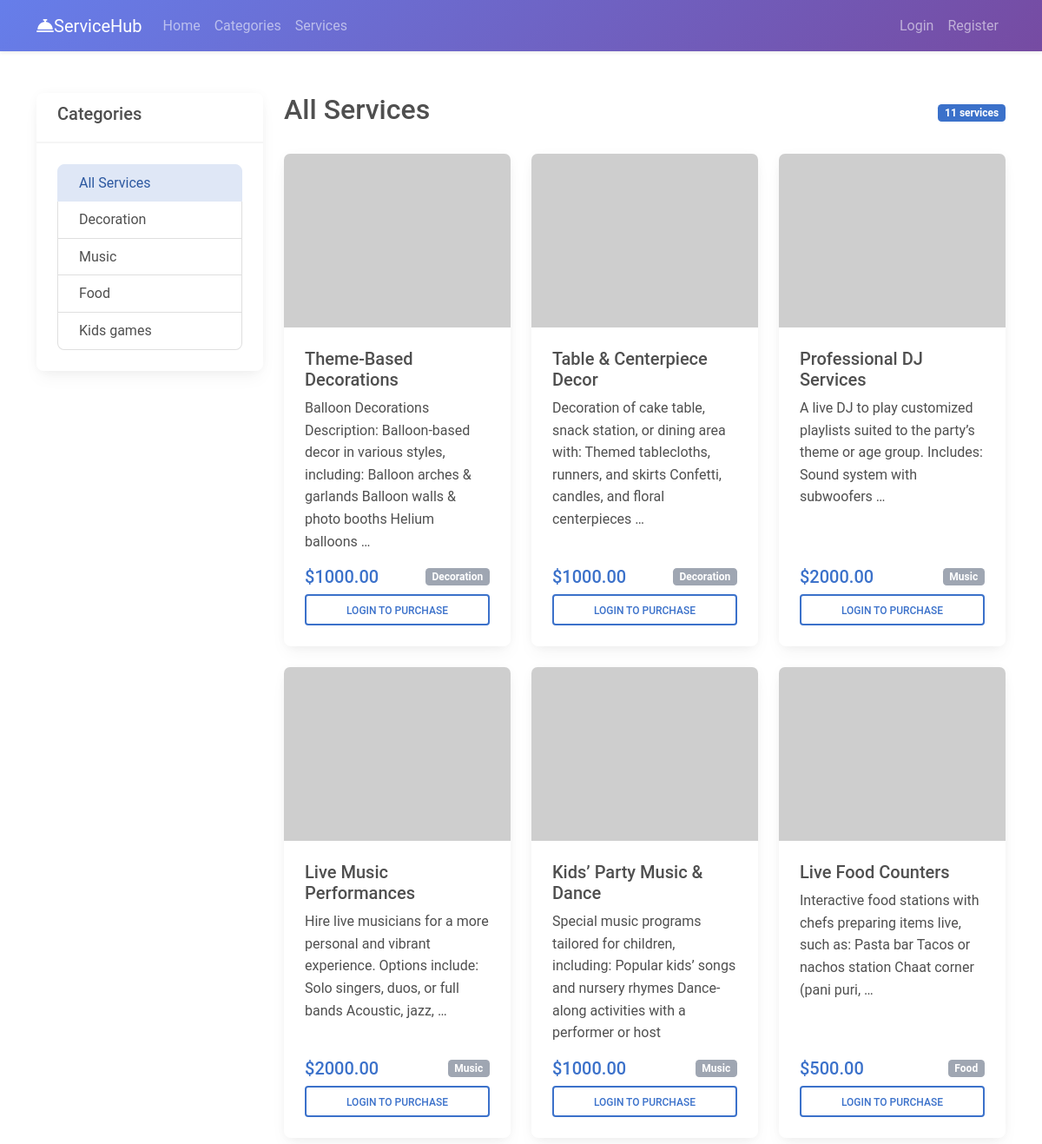
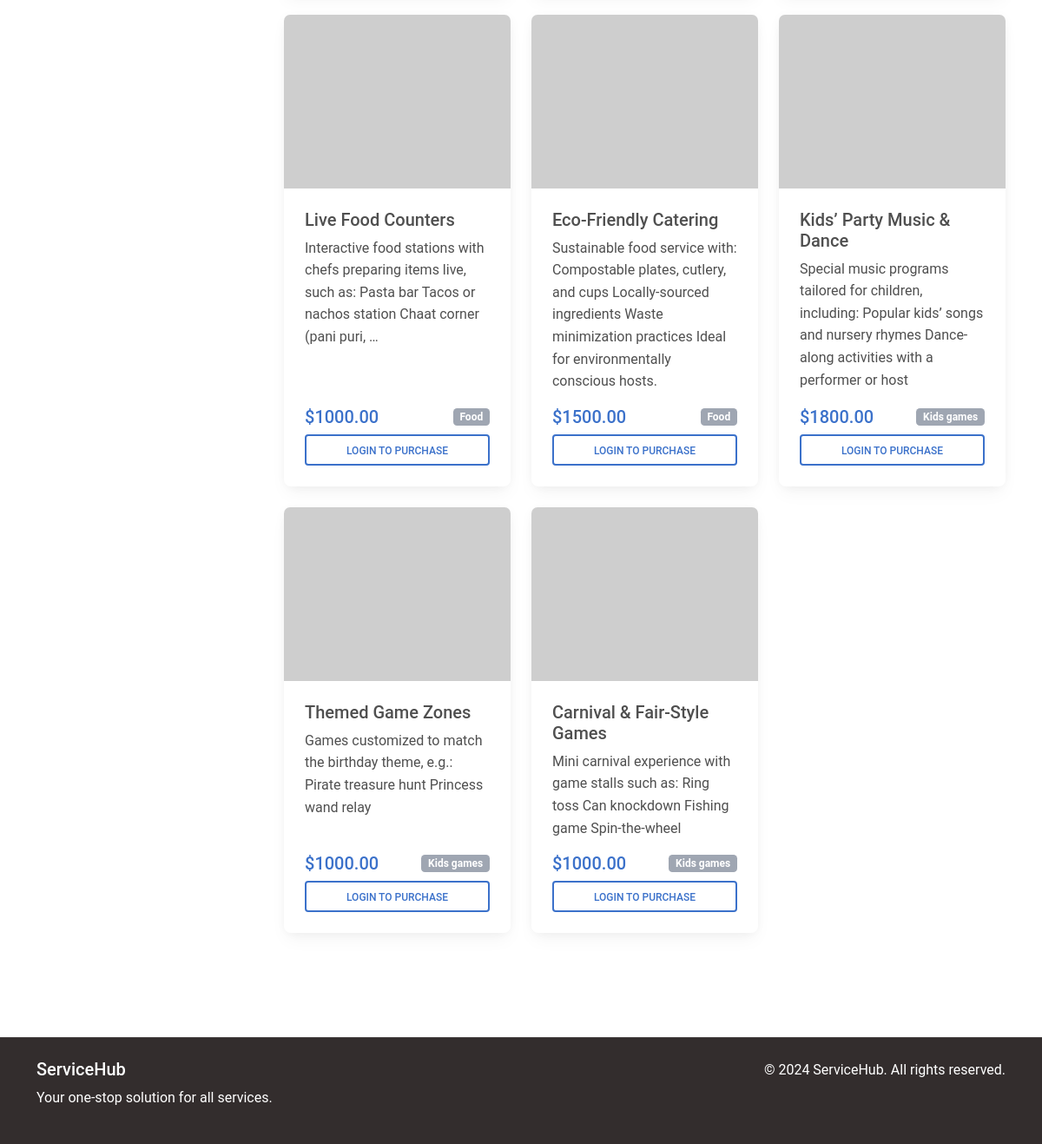
Page /services/ on the committed database (2 pictures, top to bottom).
### service_app/models.py (models this page shows, shortened)
class Category(models.Model):
    title = models.CharField(max_length=200)
    slug = models.SlugField(unique=True, max_length=200)
    description = models.TextField()
    created_at = models.DateTimeField(auto_now_add=True)
    image = models.ImageField(upload_to='categories/', blank=True, null=True)
    class Meta:
        verbose_name_plural = "Categories"

class Service(models.Model):
    STATUS_CHOICES = [
        ('active', 'Active'),
        ('inactive', 'Inactive'),
    ]
    category = models.ForeignKey(Category, on_delete=models.CASCADE, related_name='services')
    title = models.CharField(max_length=200)
    description = models.TextField()
    price = models.DecimalField(max_digits=10, decimal_places=2, validators=[MinValueValidator(0)])
    status = models.CharField(max_length=10, choices=STATUS_CHOICES, default='active')
    image = models.ImageField(upload_to='services/', blank=True, null=True)
    created_at = models.DateTimeField(auto_now_add=True)

### service_app/views.py (the view)
# urls.py: path('services/', views.service_list, name='service_list'),
def service_list(request, category_slug=None):
    if category_slug:
        category = get_object_or_404(Category, slug=category_slug)
        services = Service.objects.filter(category=category, status='active')
    else:
        category = None
        services = Service.objects.filter(status='active')
    categories = Category.objects.all()  # For sidebar/filter
    return render(request, 'services.html', {
        'services': services,
        'category': category,
        'categories': categories
    })

### service_app/context_processors.py (called while the page is built)
def cart_count(request):
    if request.user.is_authenticated:
        cart_items_count = Cart.objects.filter(user=request.user).count()
    else:
        cart_items_count = 0
    return {'cart_items_count': cart_items_count}

### templates/services.html (shortened to what this page needs)
{% extends 'base.html' %}
{% block content %}
<div class="container py-5 animate-fade-in">
    <div class="row">
        <div class="col-lg-3 mb-4">
            <div class="card">
                <div class="card-header">
                    <h5>Categories</h5>
                </div>
                <div class="card-body">
                    <div class="list-group">
                        <a href="{% url 'service_list' %}"
                           class="list-group-item list-group-item-action {% if not category %}active{% endif %}">
                            All Services
                        </a>
                        {% for cat in categories %}
                        <a href="{% url 'service_list_by_category' cat.slug %}"
                           class="list-group-item list-group-item-action {% if category and category.id == cat.id %}active{% endif %}">
                            {{ cat.title }}
                        </a>
                        {% endfor %}
                    </div>
                </div>
            </div>
        </div>
        <div class="col-lg-9">
            <div class="d-flex justify-content-between align-items-center mb-4">
                <h2>
                    {% if category %}
                        {{ category.title }} Services
                    {% else %}
                        All Services
                    {% endif %}
                </h2>
                <span class="badge bg-primary">{{ services.count }} services</span>
            </div>
            <div class="row">
                {% for service in services %}
                <div class="col-lg-4 col-md-6 mb-4">
                    <div class="card service-card h-100">
                        {% if service.image %}
                        <img src="{{ service.image.url }}" class="card-img-top" alt="{{ service.title }}" style="height: 200px; object-fit: cover;">
                        {% else %}
                        <img src="https://via.placeholder.com/300x200" class="card-img-top" alt="{{ service.title }}" style="height: 200px; object-fit: cover;">
                        {% endif %}
                        <div class="card-body d-flex flex-column">
                            <h5 class="card-title">{{ service.title }}</h5>
                            <p class="card-text flex-grow-1">{{ service.description|truncatewords:20 }}</p>
                            <div class="mt-auto">
                                <div class="d-flex justify-content-between align-items-center mb-2">
                                    <span class="h5 text-primary mb-0">${{ service.price }}</span>
                                    <span class="badge bg-secondary">{{ service.category.title }}</span>
                                </div>
                                {% if user.is_authenticated %}
                                <a href="{% url 'add_to_cart' service.id %}" class="btn btn-primary w-100">
                                    <i class="fas fa-cart-plus"></i> Add to Cart
                                </a>
                                {% else %}
                                <a href="{% url 'login' %}" class="btn btn-outline-primary w-100">
                                    Login to Purchase
                                </a>
                                {% endif %}
                            </div>
                        </div>
                    </div>
                </div>
                {% endfor %}
            </div>
        </div>
    </div>
</div>
{% endblock %}

### templates/base.html (shortened to what this page needs)
<!DOCTYPE html>
{% load static %}
<html lang="en">
<head>
    <link href="https://cdnjs.cloudflare.com/ajax/libs/mdb-ui-kit/6.4.0/mdb.min.css" rel="stylesheet">
    <link href="{% static 'css/styles.css' %}" rel="stylesheet">
    <link href="https://cdnjs.cloudflare.com/ajax/libs/font-awesome/6.0.0/css/all.min.css" rel="stylesheet">
</head>
<body>
    <nav class="navbar navbar-expand-lg navbar-dark gradient-custom shadow-sm sticky-top animate-fade-in">
        <div class="container">
            <a class="navbar-brand" href="{% url 'home' %}">
                <i class="fas fa-concierge-bell"></i> ServiceHub
            </a>
            <div class="collapse navbar-collapse" id="navbarNav">
                <ul class="navbar-nav me-auto">
                    <li class="nav-item">
                        <a class="nav-link" href="{% url 'home' %}">Home</a>
                    </li>
                    <li class="nav-item">
                        <a class="nav-link" href="{% url 'category_list' %}">Categories</a>
                    </li>
                    <li class="nav-item">
                        <a class="nav-link" href="{% url 'service_list' %}">Services</a>
                    </li>
                </ul>
                <ul class="navbar-nav">
                    {% if user.is_authenticated %}
                        <li class="nav-item">
                            <a class="nav-link" href="{% url 'cart' %}">
                                <i class="fas fa-shopping-cart"></i> Cart
                                {% if cart_items_count > 0 %}
                                    <span class="badge badge-danger">{{ cart_items_count }}</span>
                                {% endif %}
                            </a>
                        </li>
                        <li class="nav-item dropdown">
                            <a class="nav-link dropdown-toggle" href="#" id="navbarDropdown" role="button" data-mdb-toggle="dropdown">
                                <i class="fas fa-user"></i> {{ user.username }}
                            </a>
                            <ul class="dropdown-menu">
                                <li><a class="dropdown-item" href="#">Profile</a></li>
                                <li><hr class="dropdown-divider"></li>
                                <li>
                                    <form method="post" action="{% url 'logout' %}" class="d-inline">
                                        {% csrf_token %}
                                        <button type="submit" class="dropdown-item">Logout</button>
                                    </form>
                                </li>
                            </ul>
                        </li>
                    {% else %}
                        <li class="nav-item">
                            <a class="nav-link" href="{% url 'login' %}">Login</a>
                        </li>
                        <li class="nav-item">
                            <a class="nav-link" href="{% url 'register' %}">Register</a>
                        </li>
                    {% endif %}
                </ul>
            </div>
        </div>
    </nav>
    <main>
        {% block content %}
        {% endblock %}
    </main>
    <footer class="bg-dark text-white mt-5 animate-fade-in">
        <div class="container py-4">
            <div class="row">
                <div class="col-md-6">
                    <h5>ServiceHub</h5>
                    <p>Your one-stop solution for all services.</p>
                </div>
                <div class="col-md-6 text-md-end">
                    <p>&copy; 2024 ServiceHub. All rights reserved.</p>
                </div>
            </div>
        </div>
    </footer>
</body>
</html>

### static/css/styles.css (style rules this page uses)
.animate-fade-in { animation: fade-in 420ms ease-out both; }
.service-card, .category-card, .card.shadow, .card.h-100 { transition: transform 220ms ease, box-shadow 220ms ease; }
.btn { transition: transform 120ms ease, box-shadow 120ms ease; }
.sticky-top.gradient-custom { backdrop-filter: saturate(140%) blur(8px); }
.card-img-top { filter: saturate(1.05) contrast(1.02); }
footer { border-top: 1px solid rgba(255,255,255,0.08); }

### templates/base.html (style rules this page uses)
.gradient-custom { background: linear-gradient(135deg, #667eea 0%, #764ba2 100%); }
.service-card { transition: transform 0.3s ease; }

### rows in the picture
Category: title "Decoration"
Category: title "Music"
Category: title "Food"
Category: title "Kids games"
Service: title "Theme-Based Decorations", description "Balloon Decorations Description: Balloon-based decor in various styles, including: Balloon arches & garlands Balloon walls & photo booths Helium balloons …", price "1000.00", category "Decoration"
Service: title "Table & Centerpiece Decor", description "Decoration of cake table, snack station, or dining area with: Themed tablecloths, runners, and skirts Confetti, candles, and floral centerpieces …", price "1000.00", category "Decoration"
Service: title "Professional DJ Services", description "A live DJ to play customized playlists suited to the party’s theme or age group. Includes: Sound system with subwoofers …", price "2000.00", category "Music"
Service: title "Live Music Performances", description "Hire live musicians for a more personal and vibrant experience. Options include: Solo singers, duos, or full bands Acoustic, jazz, …", price "2000.00", category "Music"
Service: title "Kids’ Party Music & Dance", description "Special music programs tailored for children, including: Popular kids’ songs and nursery rhymes Dance-along activities with a performer or host", price "1000.00", category "Music"
Service: title "Live Food Counters", description "Interactive food stations with chefs preparing items live, such as: Pasta bar Tacos or nachos station Chaat corner (pani puri, …", price "500.00", category "Food"
Service: title "Live Food Counters", description "Interactive food stations with chefs preparing items live, such as: Pasta bar Tacos or nachos station Chaat corner (pani puri, …", price "1000.00", category "Food"
Service: title "Eco-Friendly Catering", description "Sustainable food service with: Compostable plates, cutlery, and cups Locally-sourced ingredients Waste minimization practices Ideal for environmentally conscious hosts.", price "1500.00", category "Food"
Service: title "Kids’ Party Music & Dance", description "Special music programs tailored for children, including: Popular kids’ songs and nursery rhymes Dance-along activities with a performer or host", price "1800.00", category "Kids games"
Service: title "Themed Game Zones", description "Games customized to match the birthday theme, e.g.: Pirate treasure hunt Princess wand relay", price "1000.00", category "Kids games"
Service: title "Carnival & Fair-Style Games", description "Mini carnival experience with game stalls such as: Ring toss Can knockdown Fishing game Spin-the-wheel", price "1000.00", category "Kids games"

### other values in the picture
{{ services.count }} "11"
